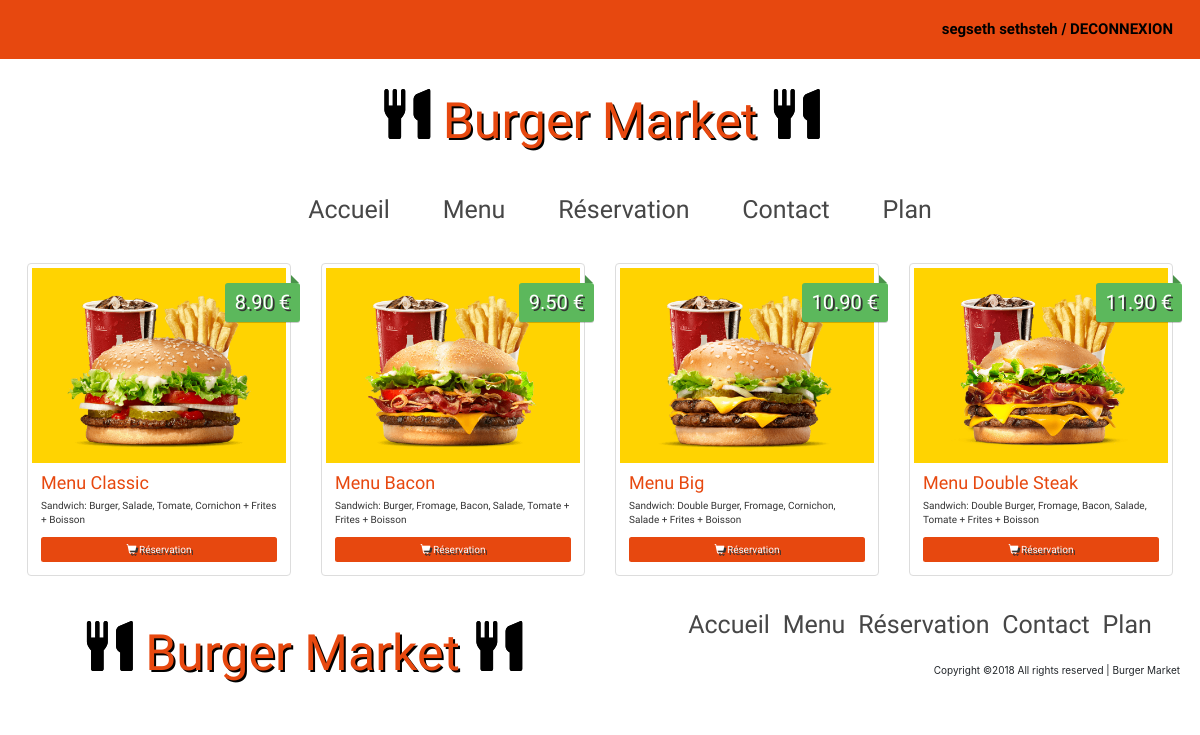
/menu.php (signed in), run on the app's committed database.
### tables this page shows
CREATE TABLE IF NOT EXISTS `inscription` (
  `nom` varchar(30) NOT NULL,
  `prenom` varchar(30) NOT NULL,
  `date_naissance` date NOT NULL,
  `adresse_po` varchar(40) NOT NULL,
  `email` varchar(40) NOT NULL,
  `tel` int(11) NOT NULL,
  `mot_de_passe` varchar(30) NOT NULL
);

CREATE TABLE IF NOT EXISTS `items` (
  `id` int(11) NOT NULL AUTO_INCREMENT,
  `name` varchar(100) NOT NULL,
  `description` varchar(255) NOT NULL,
  `price` float NOT NULL,
  `image` varchar(255) NOT NULL,
  `category` int(11) NOT NULL,
  PRIMARY KEY (`id`),
  KEY `category` (`category`)
);

### menu.php (the view, shortened to what this page needs)
<!DOCTYPE html>
<html lang="fr">
<head>
    <?php include "app/styles.php"?>
	<link rel="stylesheet" href="css/styles.css"/>
    <link rel="stylesheet" href="css/style1.css"/>
</head>
    <?php include "app/header.php"?>
    <body>
        <section class="row" id="menuback">
       <div class="container site">
            <?php
                $db = Database::connect();
                $statement = $db->query('SELECT * FROM categories');
                $categories = $statement->fetchAll();
                echo '<div class="tab-content">';
                foreach ($categories as $category)
                {
                    if($category['id'] == '1')
                        echo '<div class="tab-pane active" id="' . $category['id'] .'">';
                    else
                        echo '<div class="tab-pane" id="' . $category['id'] .'">';
                    echo '<div class="row">';
                    $statement = $db->prepare('SELECT * FROM items WHERE items.category = ?');
                    $statement->execute(array($category['id']));
                    while ($item = $statement->fetch())
                    {
                        echo '<div class="col-sm-6 col-md-3">
                                <div class="thumbnail">
                                    <img src="img/' . $item['image'] . '" alt="...">
                                    <div class="price">' . number_format($item['price'], 2, '.', ''). ' €</div>
                                    <div class="caption">
                                        <h4>' . $item['name'] . '</h4>
                                        <p>' . $item['description'] . '</p>
                                        <a href="#" class="btn btn-order" role="button"><span class="glyphicon glyphicon-shopping-cart"></span> Réservation</a>
                                    </div>
                                </div>
                            </div>';
                    }
                   echo    '</div>
                        </div>';
                }
                echo  '</div>';
            ?>
        </div>
        </section>
    	       <?php include "app/footer.php"?>
    </body>
</html>

### app/header.php (shortened to what this page needs)
<!DOCTYPE html>
<html lang="fr">
<head>
    <?php include "app/styles.php"?>
    <link rel="stylesheet" href="css/style1.css"/>
</head>
	<header class="header-section">
		<div class="header-top">
			<div class="container">
				<div class="user-panel">
                    <?php if(isset($_COOKIE['nom'])) { ?>
                    <a href="membre.php">
                    <?php
                    $bdd = new PDO('mysql:host=localhost;dbname=projetsite;charset=utf8', 'root', '');
                    $nom = $_COOKIE['nom'];
                    $req = $bdd->prepare('SELECT * FROM inscription WHERE nom= :nom');
                    $req-> execute(array('nom'=>$nom));
                    $donnees= $req->fetch();
                    echo $donnees['nom'] .' ';
                    echo $donnees['prenom'];
                    ?></a> /
					<a href="traitement/deco.php">DECONNEXION</a>
                    <?php } elseif(isset($_COOKIE['admin'])) { ?>
                    <a href="admin/index.php">Panel Admin</a> /
                    <a href="traitement/deco.php">Deconnexion</a>
                    <?php } else { ?>
					<a href="inscription.php">Créer un compte</a> /
					<a href="connexion.php">Se connecter</a>
                    <?php } ?>
				</div>
			</div>
		</div>
		<div class="header-bottom">
			<div class="container">
            <h1 class="text-logo"><span class="glyphicon glyphicon-cutlery"></span> Burger Market <span class="glyphicon glyphicon-cutlery"></span></h1>
				<ul class="main-menu">
					<li><a href="index.php">Accueil</a></li>
					<li><a href="menu.php">Menu</a></li>
					<li><a href="reservation.php">Réservation</a></li>
					<li><a href="index.php#contact">Contact</a></li>
					<li><a href="index.php#plan">Plan</a></li>
				</ul>
			</div>
		</div>
    </header>
</html>

### css/styles.css (style rules this page uses)
body { background: url(../img/bg.jpg); }
.site { font-family: 'Holtwood One SC', sans-serif; }
.text-logo { font-family: 'Holtwood One SC', sans-serif; color: #e7480f; text-shadow: 2px 2px #ffd301; font-size: 50px; padding: 40px 0px; text-align: center; }
.text-logo .glyphicon { color: #ffd301; text-shadow: 0px 0px #ffd301; }
.thumbnail img { background: #ffd301; }
.price { background: #5cb85c; box-shadow: 0 1px rgba(0,0,0,0.2); -moz-box-shadow: 0 1px rgba(0,0,0,0.2); -webkit-box-shadow: 0 1px rgba(0,0,0,0.2); color: #fff; text-shadow: 2px 2px #333; position: absolute; right: 6px; top: 20px; padding: 5px 10px; font-size: 20px; border-radius: 3px; }
.price:before { border: 4px solid transparent; border-bottom: 4px solid #4a934a; border-left: 4px solid #4a934a; content: ""; position: absolute; right: 1px; top: -8px; }
.caption > h4 { color: #e7480f; font-size: 18px; }
.btn-order { width: 100%; padding: 10px; font-size: 16px; color: #fff; background-color: #e7480f; text-decoration: none; text-shadow: 2px 2px #333; }

### css/style1.css (style rules this page uses)
.header-section { clear: both; }
.header-top { background: #e7480f; overflow: hidden; padding: 18px 0; }
.user-panel { float: right; color: black; font-size: 14px; font-weight: 600; }
.user-panel a { color: black; font-size: 15px; font-family: 'Holtwood One SC', sans-serif; }
.header-bottom { padding: 10px 0; position: relative; }
.text-logo { font-family: 'Holtwood One SC', sans-serif; color: #e7480f; text-shadow: 2px 2px #000000; font-size: 50px; padding: 20px 0px; text-align: center; }
.text-logo .glyphicon { color: #000000; text-shadow: 0px 0px #000000; }
.main-menu, .footer-menu { list-style: none; text-align: center; }
.main-menu li, .footer-menu li { display: inline; }
.main-menu li a, .footer-menu li a { display: inline-block; font-size: 25px; color: #474747; padding: 15px 25px; font-family: 'Holtwood One SC', sans-serif; }
@media (min-width: 1200px) { .container { max-width: 1176px; } }

### data on the page
inscription: nom "segseth", prenom "sethsteh"
items: image (picture), price "8.90", name "Menu Classic", description "Sandwich: Burger, Salade, Tomate, Cornichon + Frites + Boisson"
items: image (picture), price "9.50", name "Menu Bacon", description "Sandwich: Burger, Fromage, Bacon, Salade, Tomate + Frites + Boisson"
items: image (picture), price "10.90", name "Menu Big", description "Sandwich: Double Burger, Fromage, Cornichon, Salade + Frites + Boisson"
items: image (picture), price "11.90", name "Menu Double Steak", description "Sandwich: Double Burger, Fromage, Bacon, Salade, Tomate + Frites + Boisson"
